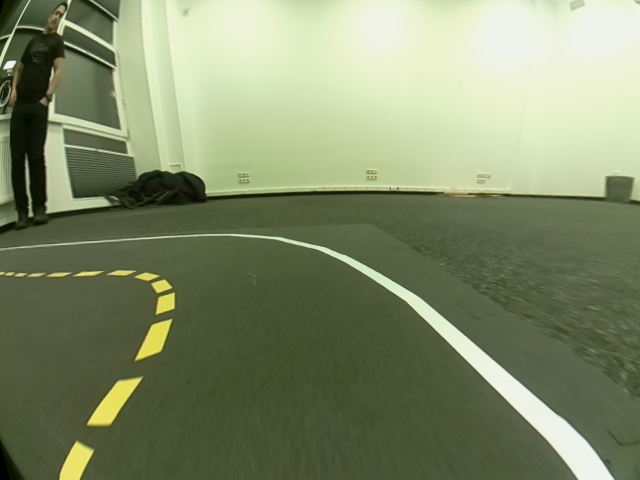
#> input picture images/jb_1.png, 640 x 480 px
$ jupyter execute --allow-errors Contrast.ipynb   (shell and % lines are left out)   (older library calls are emulated)   (text cells are left out)
#> lines starting #> are read from the running program, lines starting #| are printed output that depends on the picture; long printed decimals are rounded; pictures that were not available may be replaced by others from this repository, and a replacement may not be noted
[cell 1]
import cv2
import numpy as np
from matplotlib import pyplot as plt
from copy import deepcopy as dp
# Prepare thresholded points for DBSCAN clustering algorithm
from math import sqrt, ceil
from sklearn.cluster import DBSCAN
import scipy as sp
import hdbscan
import copy
import seaborn as sns
import io
import matplotlib.backend_bases as plt_base

[cell 2]
# [71 lines left out: function clusterize, not called in this run]

[cell 3]
def imgShow(img):
    plt.imshow(img, cmap="gray")
    plt.xticks([]), plt.yticks([])
    plt.show()

def imgsShow(images, size, labels=None, figsize=(14, 14)):
    fig = plt.figure(figsize=figsize)
    for i in range(1, size[0]*size[1] + 1):
        ax = fig.add_subplot(size[0], size[1], i)
        if labels:
            ax.set_title(labels[i - 1])
        plt.imshow(images[i-1], cmap="gray")
        plt.xticks([]), plt.yticks([])
    plt.show()

def getHist(img):
    first_channel = cv2.calcHist([img], [0], None, [256],[0,256])
    second_channel = cv2.calcHist([img], [1], None, [256],[0,256])
    third_channel = cv2.calcHist([img], [2], None, [256],[0,256])

    first_channel = np.reshape( first_channel, (256) ).astype(np.int64)
    second_channel = np.reshape( second_channel, (256) ).astype(np.int64)
    third_channel = np.reshape( third_channel, (256) ).astype(np.int64)

    return (first_channel, second_channel, third_channel)

def showHist(hist, figsize=(14, 5)):
    fig = plt.figure(figsize=figsize)

    ax = fig.add_subplot(2, 3, 1)
    ax.set_title("l channel")
    plt.plot(hist[0], color = (0, 0, 0))

    ax = fig.add_subplot(2, 3, 2)
    ax.set_title("a channel")
    plt.plot(hist[1], color = (0, 0, 0))

    ax = fig.add_subplot(2, 3, 3)
    ax.set_title("b channel")
    plt.plot(hist[2], color = (0, 0, 0))

    denseties = [ np.cumsum(h) for h in hist ]

    ax = fig.add_subplot(2, 3, 4)
    ax.set_title("l channel density")
    plt.plot(denseties[0], color = (0, 0, 0))

    ax = fig.add_subplot(2, 3, 5)
    ax.set_title("a channel density")
    plt.plot(denseties[1], color = (0, 0, 0))

    ax = fig.add_subplot(2, 3, 6)
    ax.set_title("b channel density")
    plt.plot(denseties[2], color = (0, 0, 0))

    plt.show()

[cell 4]
# [17 lines left out: function fig2data, not called in this run]

[cell 5]
# [10 lines left out: function colorize_threshold, not called in this run]

[cell 6]
def BHEMHB(hist, img):
    h, w = img.shape

    repeats = np.repeat( np.arange(0, 256), hist )
    median_index = int( np.floor((h*w) / 2 + 1))
    median = repeats[median_index]

    print(median)
    #median = 170

    min_val = repeats[0]
    max_val = repeats[-1]

    norm_hist = hist / ( h * w )

    p_low = norm_hist[0:median]
    p_up = norm_hist[median:]

    p_low = np.log2(p_low + 1)
    p_up = np.log2(p_up + 1)

    cs_low = np.cumsum(p_low)
    cs_up = np.cumsum(p_up)

    for i in range(h):
        for j in range(w):
            if img[i, j] < median:
                img[i, j] = min_val + (median - 1 - min_val) * cs_low[ img[i, j] ]
            else:
                img[i, j] = median + (max_val - median) * cs_up[ img[i, j] - median ]

    return img

[cell 7]
road = cv2.imread( "../images/jb_1.png")
#> road is the input picture: shape (480, 640, 3); mean B, G, R 105.7, 138.9, 128.7
#road = cv2.cvtColor( road, cv2.COLOR_BGR2RGB )
road = road[250:]
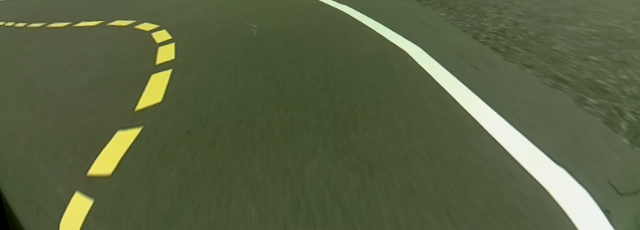
#> road: shape (230, 640, 3); mean B, G, R 66.6, 97.9, 88.3
imgShow(road)

[cell 8]
img_lab = cv2.cvtColor( dp(road), cv2.COLOR_RGB2LAB )
#> img_lab: shape (230, 640, 3); mean of channels 0, 1, 2 98.4, 114.3, 130
img_lab = cv2.GaussianBlur( img_lab, (15, 15), 0 )
#> img_lab: shape (230, 640, 3); mean of channels 0, 1, 2 98.4, 114.4, 130
imgsShow(cv2.split(img_lab), (1, 3), ("L", "a", "b") )
#> in imgsShow, `plt.show()`:
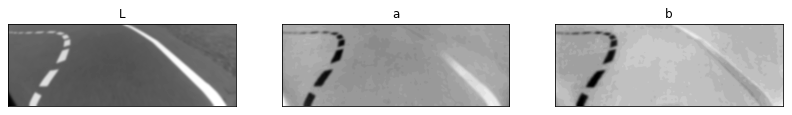
#> figure drawn by matplotlib, 3 panels
print( np.max(img_lab[0]), np.max(img_lab[1]), np.max(img_lab[2]) )
#| 211 209 203
print( np.min(img_lab[0]), np.min(img_lab[1]), np.min(img_lab[2]) )
#| 87 87 87

[cell 9]
lab_hists = getHist( img_lab )
#> in getHist, `first_channel = cv2.calcHist([img], [0], None, [256],[0,256])`: first_channel = 256 values, max 8662 at index 83, min 0 at index 244, mean 575
#> in getHist, `second_channel = cv2.calcHist([img], [1], None, [256],[0,256])`: second_channel = 256 values, max 40181 at index 114, min 0 at index 0, mean 575
#> in getHist, `third_channel = cv2.calcHist([img], [2], None, [256],[0,256])`: third_channel = 256 values, max 58465 at index 131, min 0 at index 0, mean 575
showHist(lab_hists, (14, 10))
#> in showHist, `denseties = [ np.cumsum(h) for h in hist ]`: denseties = 3 items

[cell 10]
l, a, b = cv2.split(img_lab)
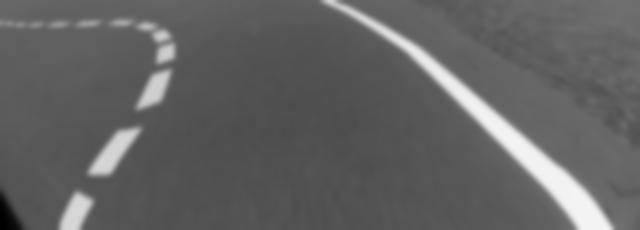
#> l: shape (230, 640); min 0, max 243, mean 98.4
norm_l = cv2.normalize(l, None, alpha=0 , beta=np.max(l), norm_type=cv2.NORM_MINMAX, dtype=cv2.CV_32F)
norm_a = cv2.normalize(a, None, alpha=0 , beta=np.max(a), norm_type=cv2.NORM_MINMAX, dtype=cv2.CV_32F)
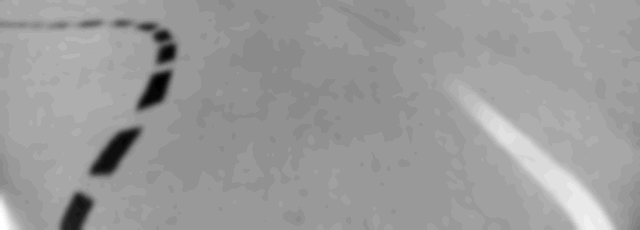
#> norm_a: shape (230, 640) float32; min -7.15e-07, max 128, mean 78.1; drawn with min black and max white
norm_b = cv2.normalize(b, None, alpha=0 , beta=np.max(b), norm_type=cv2.NORM_MINMAX, dtype=cv2.CV_32F)
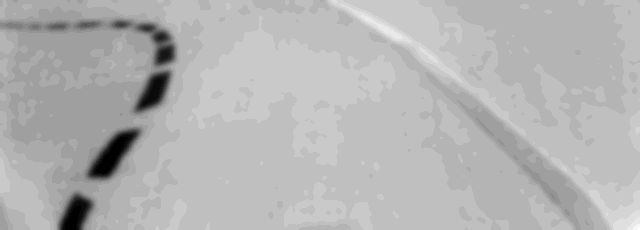
#> norm_b: shape (230, 640) float32; min -2.38e-06, max 137, mean 97.1; drawn with min black and max white

print( np.max(norm_l), np.max(norm_a), np.max(norm_b) )
#| 243.0 128.0 137.0
print( np.min(norm_l), np.min(norm_a), np.min(norm_b) )
#| 0.0 -7.1525574e-07 -2.3841858e-06

imgsShow( (l, a, b, norm_l, norm_a, norm_b), (2, 3), ("L", "a", "b", "L_n", "a_n", "b_n"), (14, 7) )

[cell 11]
norm_hists = getHist( cv2.merge( (norm_l, norm_a, norm_b) ))
showHist(norm_hists, (14, 10))
#> call 2 of showHist, with figsize = (14, 10)
#> in showHist (call 2), `plt.show()`:
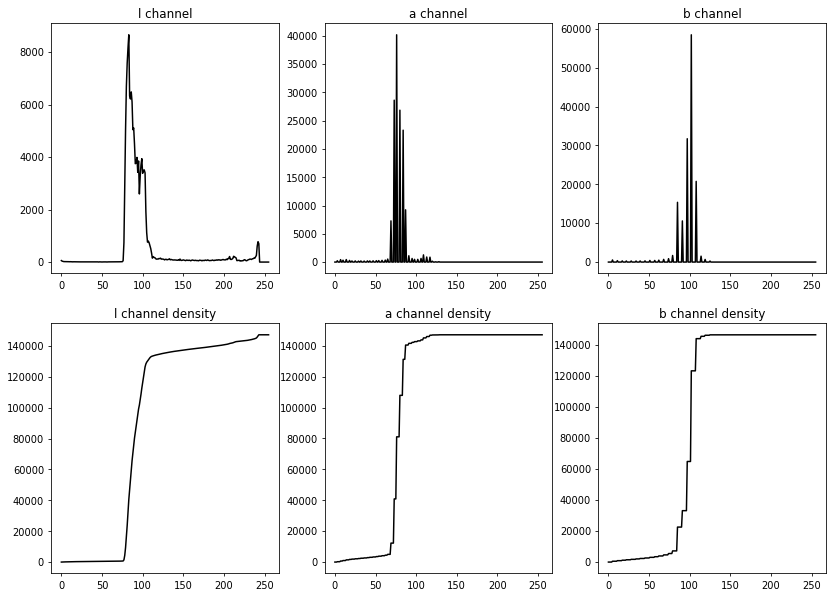
#> figure drawn by matplotlib, 6 panels; panel 1: curve peaks at x = 83, y = 8662; panel 2: curve peaks at x = 76, y = 40181; panel 3: curve peaks at x = 102, y = 58465; panel 4: curve peaks at x = 243, y = 147200

[cell 12]
mean, dev = cv2.meanStdDev( b )
#> mean = [130]; dev = [2.59]
mean = mean[0]
dev = dev[0]
print("mean, std_dev = ", mean, dev)
#| mean, std_dev =  [130.015] [2.585]
koeff = 0.5

#> (the rest of this cell did not finish here and is left out)

[cell 13]
mean, dev = cv2.meanStdDev( l )
#> mean = [98.43]; dev = [32.79]
mean = mean[0]
dev = dev[0]
print("mean, std_dev = ", mean, dev)
#| mean, std_dev =  [98.433] [32.787]
koeff = 0.5

#> (the rest of this cell did not finish here and is left out)

[cell 14]
he_l = BHEMHB( dp(lab_hists[0]), dp(l) )
#> in BHEMHB, `median = repeats[median_index]`: median = 89
#| 89
#> in BHEMHB, `min_val = repeats[0]`: min_val = 0
#> in BHEMHB, `max_val = repeats[-1]`: max_val = 243
#> in BHEMHB, `norm_hist = hist / ( h * w )`: norm_hist = 256 values, max 0.0588 at index 83, min 0 at index 244, mean 0.00391
#> in BHEMHB, `p_low = norm_hist[0:median]`: p_low = 89 values, max 0.0588 at index 83, min 1.36e-05 at index 46, mean 0.0054
#> in BHEMHB, `p_up = norm_hist[median:]`: p_up = 167 values, max 0.0347 at index 0, min 0 at index 155, mean 0.00311
#> in BHEMHB, `p_low = np.log2(p_low + 1)`: p_low = 89 values, max 0.0825 at index 83, min 1.96e-05 at index 46, mean 0.00762
#> in BHEMHB, `p_up = np.log2(p_up + 1)`: p_up = 167 values, max 0.0493 at index 0, min 0 at index 155, mean 0.00445
#> in BHEMHB, `cs_low = np.cumsum(p_low)`: cs_low = 89 values from 0.000559 to 0.678
#> in BHEMHB, `cs_up = np.cumsum(p_up)`: cs_up = 167 values from 0.0493 to 0.743
#> after the loop in BHEMHB, `for i in range(h):`:
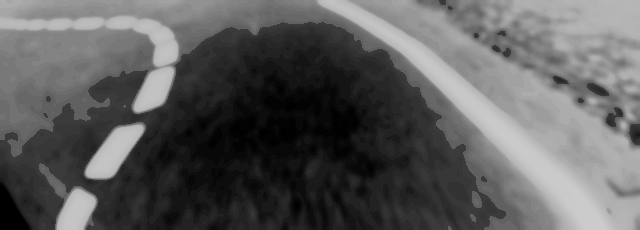
#> img: shape (230, 640); min 0, max 203, mean 92.2
he_a = BHEMHB( dp(lab_hists[1]), dp(a) )
#| 114
he_b = BHEMHB( dp(lab_hists[2]), dp(b) )
#> in BHEMHB (call 3), `median = repeats[median_index]`: median = 131
#| 131
#> in BHEMHB (call 3), `min_val = repeats[0]`: min_val = 113
#> in BHEMHB (call 3), `max_val = repeats[-1]`: max_val = 137
#> in BHEMHB (call 3), `norm_hist = hist / ( h * w )`: norm_hist = 256 values, max 0.397 at index 131, min 0 at index 0, mean 0.00391
#> in BHEMHB (call 3), `p_low = norm_hist[0:median]`: p_low = 131 values, max 0.216 at index 130, min 0 at index 0, mean 0.0034
#> in BHEMHB (call 3), `p_up = norm_hist[median:]`: p_up = 125 values, max 0.397 at index 0, min 0 at index 7, mean 0.00444
#> in BHEMHB (call 3), `p_low = np.log2(p_low + 1)`: p_low = 131 values, max 0.282 at index 130, min 0 at index 0, mean 0.00459
#> in BHEMHB (call 3), `p_up = np.log2(p_up + 1)`: p_up = 125 values, max 0.483 at index 0, min 0 at index 7, mean 0.00558
#> in BHEMHB (call 3), `cs_low = np.cumsum(p_low)`: cs_low = 131 values from 0 to 0.601
#> in BHEMHB (call 3), `cs_up = np.cumsum(p_up)`: cs_up = 125 values from 0.483 to 0.697
#> after the loop in BHEMHB (call 3), `for i in range(h):`:
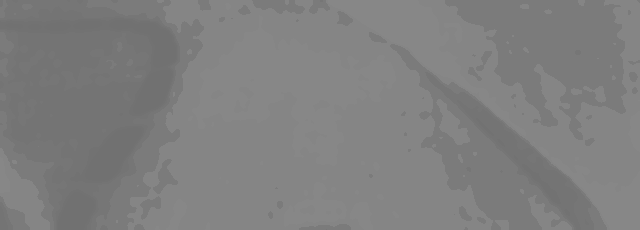
#> img: shape (230, 640); min 113, max 135, mean 127.3

he_hists = getHist( cv2.merge( (he_l, he_a, he_b) ))
showHist(he_hists, (14, 10))
#> call 3 of showHist, with figsize = (14, 10)
#> in showHist (call 3), `plt.show()`:
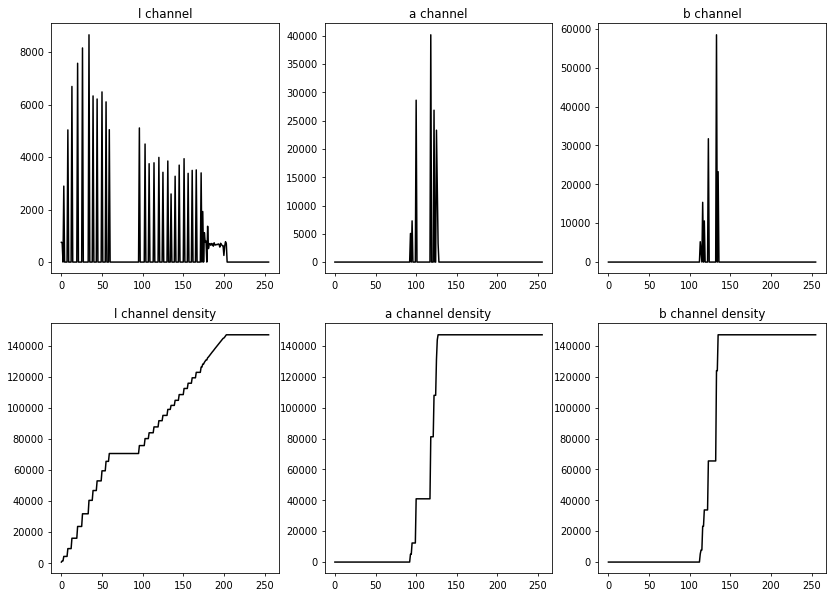
#> figure drawn by matplotlib, 6 panels; panel 1: curve peaks at x = 34, y = 8662; panel 2: curve peaks at x = 118, y = 40181; panel 3: curve peaks at x = 133, y = 58465; panel 4: curve peaks at x = 203, y = 147200

[cell 15]
mean, dev = cv2.meanStdDev( he_b )
#> mean = [127.3]; dev = [7.49]
mean = mean[0]
dev = dev[0]
print("mean, std_dev = ", mean, dev)
#| mean, std_dev =  [127.264] [7.494]
koeff = 0.5

#> (the rest of this cell did not finish here and is left out)

[cell 16]
road = cv2.imread( "../images/jb_1.png" )
road = cv2.cvtColor( road, cv2.COLOR_BGR2RGB )
#> road: shape (480, 640, 3)
road = road[250:]
#> road: shape (230, 640, 3)

mean, dev = cv2.meanStdDev( he_l )
#> mean = [92.2]; dev = [63.28]
mean = mean[0]
dev = dev[0]
print("mean, std_dev = ", mean, dev)
#| mean, std_dev =  [92.204] [63.285]
koeff = 0.5

#> (the rest of this cell did not finish here and is left out)

[cell 17]
video_path = "../images/video/"
video_path_clips = "../images/video/clips/"
cap = cv2.VideoCapture( video_path + 'yellow_line.webm')

# Define the codec and create VideoWriter object
fourcc = cv2.VideoWriter_fourcc(*'XVID')

bright_clip = cv2.VideoWriter(video_path_clips + 'bright.avi',fourcc, 20.0, (360,640))
cloudy_clip = cv2.VideoWriter(video_path_clips + 'cloudy.avi',fourcc, 20.0, (360, 640))
dark_clip = cv2.VideoWriter(video_path_clips + 'dark.avi',fourcc, 20.0, (360, 640))
pale_clip = cv2.VideoWriter(video_path_clips + 'pale.avi',fourcc, 20.0, (360, 640))

bright = []
cloudy = []
dark = []
pale = []

i = 0
while(cap.isOpened()):
    ret, frame = cap.read()
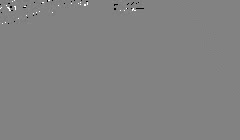
#> input picture frame 0 of images/video/res/bright_l.avi, 240 x 140 px, given in place of yellow_line.webm, which was not available
#> frame is the input picture: shape (140, 240, 3); min 0, max 255, mean 130

    if i > 2880 and i < 4320:
        #frame = cv2.cvtColor(frame, cv2.COLOR_BGR2LAB)
        bright_clip.write(frame)
    elif i > 21600 and i < 23040:
        #frame = cv2.cvtColor(frame, cv2.COLOR_BGR2LAB)
        cloudy_clip.write(frame)
    elif i > 276480 and i < 277920:
        #frame = cv2.cvtColor(frame, cv2.COLOR_BGR2LAB)
        pale_clip.write(frame)
    elif i > 473760 and i < 475200:
        #frame = cv2.cvtColor(frame, cv2.COLOR_BGR2LAB)
        dark_clip.write(frame)
    elif i == 475200:
        break

    i+=1


bright_clip.release()
cloudy_clip.release()
dark_clip.release()
pale_clip.release()
cap.release()
